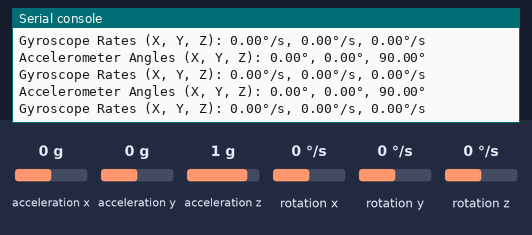
Bench run of a program on a simulated Raspberry Pi Pico running MicroPython. On the bench: the last lines printed to the serial console. The inputs (shaded band) are chosen by the test bench; at power-on: acceleration x 0 g, acceleration y 0 g, acceleration z 1 g, rotation x 0 °/s, rotation y 0 °/s, rotation z 0 °/s.

Above: at 1.2 s.
1.3 s: acceleration x set to -1.4 g
At 2.26 s:
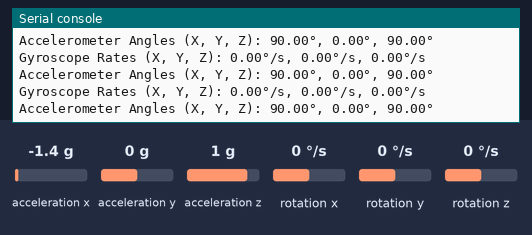
2.8 s: acceleration y set to -1.4 g
At 2.88 s:
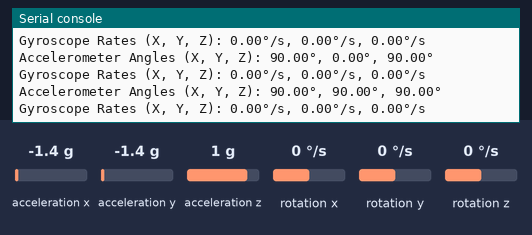
4.3 s: acceleration z set to 0 g
At 4.32 s:
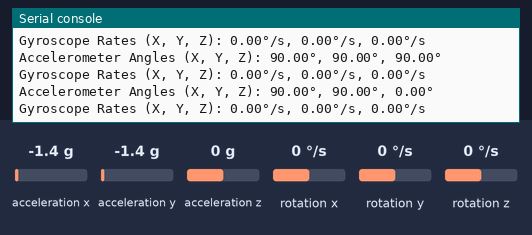
5.8 s: rotation x set to -192 °/s
At 5.86 s:
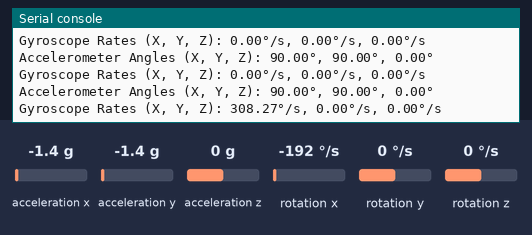
7.3 s: rotation y set to -192 °/s
At 7.4 s:
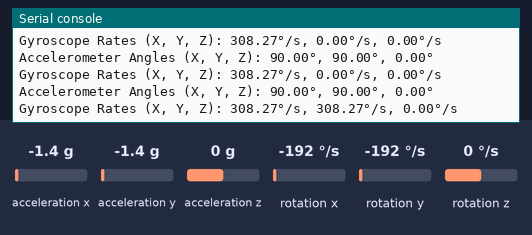

Measured:
- after the input at 1.3 s, the serial console: prints a new line at once (image 1)
- after the input at 2.8 s, the serial console: prints a new line after 0.08 s (image 2)
- after the input at 4.3 s, the serial console: prints a new line at once (image 3)
- after the input at 5.8 s, the serial console: prints a new line after 0.05 s (image 4)
- after the input at 7.3 s, the serial console: prints a new line after 0.09 s (image 5)

The program:

Gyro.py
```python
import machine
import time
import math

# Set up the I2C interface using the primary I2C pins (SCL=9, SDA=8)
i2c = machine.I2C(1, sda=machine.Pin(18), scl=machine.Pin(19))

# MPU-6050 I2C address
MPU6050_I2C_ADDR = 0x68

# Wake up the MPU-6050 from sleep
i2c.writeto_mem(MPU6050_I2C_ADDR, 0x6B, b'\x00')

def read_accel_gyro():
    # Read accelerometer data
    accel_x = i2c.readfrom_mem(MPU6050_I2C_ADDR, 0x3B, 2)
    accel_y = i2c.readfrom_mem(MPU6050_I2C_ADDR, 0x3D, 2)
    accel_z = i2c.readfrom_mem(MPU6050_I2C_ADDR, 0x3F, 2)

    # Combine the high and low bytes
    accel_x = (accel_x[0] << 8) | accel_x[1]
    accel_y = (accel_y[0] << 8) | accel_y[1]
    accel_z = (accel_z[0] << 8) | accel_z[1]

    # Read gyroscope data
    gyro_x = i2c.readfrom_mem(MPU6050_I2C_ADDR, 0x43, 2)
    gyro_y = i2c.readfrom_mem(MPU6050_I2C_ADDR, 0x45, 2)
    gyro_z = i2c.readfrom_mem(MPU6050_I2C_ADDR, 0x47, 2)

    # Combine the high and low bytes
    gyro_x = (gyro_x[0] << 8) | gyro_x[1]
    gyro_y = (gyro_y[0] << 8) | gyro_y[1]
    gyro_z = (gyro_z[0] << 8) | gyro_z[1]

    return accel_x, accel_y, accel_z, gyro_x, gyro_y, gyro_z

def convert_to_degrees(raw_value):
    # Conversion to degrees
    sensitivity = 16384.0  # Sensitivity for +/- 2g range (accelerometer)
    g_force = raw_value / sensitivity
    angle_in_degrees = math.degrees(math.asin(max(-1, min(1, g_force))))
    return angle_in_degrees

while True:
    accel_x, accel_y, accel_z, gyro_x, gyro_y, gyro_z = read_accel_gyro()

    # Convert accelerometer readings to degrees
    accel_angle_x = convert_to_degrees(accel_x)
    accel_angle_y = convert_to_degrees(accel_y)
    accel_angle_z = convert_to_degrees(accel_z)

    # Convert gyroscope readings to degrees per second
    gyro_rate_x = gyro_x / 131.0  # Sensitivity for +/- 250 degrees/s range (gyroscope)
    gyro_rate_y = gyro_y / 131.0
    gyro_rate_z = gyro_z / 131.0

    print("Accelerometer Angles (X, Y, Z): {:.2f}°, {:.2f}°, {:.2f}°".format(accel_angle_x, accel_angle_y, accel_angle_z))
    print("Gyroscope Rates (X, Y, Z): {:.2f}°/s, {:.2f}°/s, {:.2f}°/s".format(gyro_rate_x, gyro_rate_y, gyro_rate_z))

    time.sleep(0.1)  # Adjust sleep duration as needed
```
